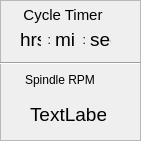
   <widget class="QFrame" name="frame_4">
    <property name="geometry">
     <rect>
      <x>780</x>
      <y>30</y>
      <width>141</width>
      <height>141</height>
     </rect>
    </property>
    <property name="frameShape">
     <enum>QFrame::StyledPanel</enum>
    </property>
    <property name="frameShadow">
     <enum>QFrame::Raised</enum>
    </property>
    <widget class="QLabel" name="timerhrs">
     <property name="geometry">
      <rect>
       <x>20</x>
       <y>30</y>
       <width>21</width>
       <height>19</height>
      </rect>
     </property>
     <property name="font">
      <font>
       <pointsize>14</pointsize>
      </font>
     </property>
     <property name="text">
      <string>hrs</string>
     </property>
     <property name="function" stdset="0">
      <string>hal_pin</string>
     </property>
     <property name="pin_name" stdset="0">
      <string>timer0_hrs</string>
     </property>
     <property name="hal_type" stdset="0">
      <string>HAL_U32</string>
     </property>
     <property name="hal_dir" stdset="0">
      <string>HAL_IN</string>
     </property>
    </widget>
    <widget class="QLabel" name="label_42">
     <property name="geometry">
      <rect>
       <x>40</x>
       <y>30</y>
       <width>11</width>
       <height>19</height>
      </rect>
     </property>
     <property name="text">
      <string>:</string>
     </property>
     <property name="alignment">
      <set>Qt::AlignRight|Qt::AlignTrailing|Qt::AlignVCenter</set>
     </property>
    </widget>
    <widget class="QLabel" name="label_45">
     <property name="geometry">
      <rect>
       <x>75</x>
       <y>30</y>
       <width>11</width>
       <height>19</height>
      </rect>
     </property>
     <property name="text">
      <string>:</string>
     </property>
     <property name="alignment">
      <set>Qt::AlignRight|Qt::AlignTrailing|Qt::AlignVCenter</set>
     </property>
    </widget>
    <widget class="QLabel" name="timermin">
     <property name="geometry">
      <rect>
       <x>55</x>
       <y>30</y>
       <width>21</width>
       <height>19</height>
      </rect>
     </property>
     <property name="font">
      <font>
       <pointsize>14</pointsize>
      </font>
     </property>
     <property name="text">
      <string>min</string>
     </property>
     <property name="function" stdset="0">
      <string>hal_pin</string>
     </property>
     <property name="pin_name" stdset="0">
      <string>timer0_min</string>
     </property>
     <property name="hal_type" stdset="0">
      <string>HAL_U32</string>
     </property>
     <property name="hal_dir" stdset="0">
      <string>HAL_IN</string>
     </property>
    </widget>
    <widget class="QLabel" name="timersec">
     <property name="geometry">
      <rect>
       <x>90</x>
       <y>30</y>
       <width>21</width>
       <height>19</height>
      </rect>
     </property>
     <property name="font">
      <font>
       <pointsize>14</pointsize>
      </font>
     </property>
     <property name="text">
      <string>sec</string>
     </property>
     <property name="function" stdset="0">
      <string>hal_pin</string>
     </property>
     <property name="pin_name" stdset="0">
      <string>timer0_sec</string>
     </property>
     <property name="hal_type" stdset="0">
      <string>HAL_U32</string>
     </property>
     <property name="hal_dir" stdset="0">
      <string>HAL_IN</string>
     </property>
    </widget>
    <widget class="QLabel" name="label_34">
     <property name="geometry">
      <rect>
       <x>10</x>
       <y>5</y>
       <width>106</width>
       <height>19</height>
      </rect>
     </property>
     <property name="font">
      <font>
       <pointsize>11</pointsize>
      </font>
     </property>
     <property name="text">
      <string>Cycle Timer</string>
     </property>
     <property name="alignment">
      <set>Qt::AlignCenter</set>
     </property>
    </widget>
    <widget class="QLabel" name="label_39">
     <property name="geometry">
      <rect>
       <x>25</x>
       <y>70</y>
       <width>91</width>
       <height>19</height>
      </rect>
     </property>
     <property name="text">
      <string>Spindle RPM</string>
     </property>
    </widget>
    <widget class="QLabel" name="spindlespeed">
     <property name="geometry">
      <rect>
       <x>30</x>
       <y>105</y>
       <width>76</width>
       <height>19</height>
      </rect>
     </property>
     <property name="font">
      <font>
       <pointsize>14</pointsize>
      </font>
     </property>
     <property name="text">
      <string>TextLabel</string>
     </property>
     <property name="function" stdset="0">
      <string>hal_pin</string>
     </property>
     <property name="pin_name" stdset="0">
      <string>spindle_rpm</string>
     </property>
     <property name="hal_type" stdset="0">
      <string>HAL_FLOAT</string>
     </property>
     <property name="hal_dir" stdset="0">
      <string>HAL_IN</string>
     </property>
    </widget>
    <widget class="Line" name="line">
     <property name="geometry">
      <rect>
       <x>0</x>
       <y>55</y>
       <width>141</width>
       <height>16</height>
      </rect>
     </property>
     <property name="orientation">
      <enum>Qt::Horizontal</enum>
     </property>
    </widget>
   </widget>
